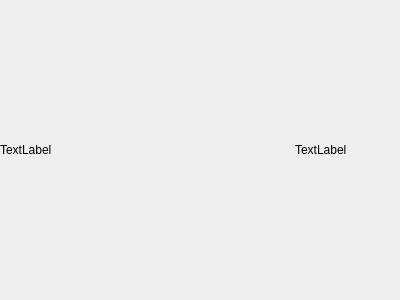
<?xml version="1.0" encoding="UTF-8"?>
<ui version="4.0">
 <class>Form</class>
 <widget class="QWidget" name="Form">
  <property name="geometry">
   <rect>
    <x>0</x>
    <y>0</y>
    <width>400</width>
    <height>300</height>
   </rect>
  </property>
  <property name="windowTitle">
   <string>Form</string>
  </property>
  <layout class="QHBoxLayout" name="horizontalLayout" stretch="1,0,0">
   <property name="leftMargin">
    <number>0</number>
   </property>
   <property name="topMargin">
    <number>0</number>
   </property>
   <property name="rightMargin">
    <number>0</number>
   </property>
   <property name="bottomMargin">
    <number>0</number>
   </property>
   <item>
    <widget class="QLabel" name="identifier">
     <property name="text">
      <string>TextLabel</string>
     </property>
    </widget>
   </item>
   <item>
    <widget class="QLabel" name="calculated">
     <property name="text">
      <string>TextLabel</string>
     </property>
    </widget>
   </item>
   <item>
    <spacer name="horizontalSpacer">
     <property name="orientation">
      <enum>Qt::Horizontal</enum>
     </property>
     <property name="sizeHint" stdset="0">
      <size>
       <width>53</width>
       <height>20</height>
      </size>
     </property>
    </spacer>
   </item>
  </layout>
 </widget>
 <resources/>
 <connections/>
</ui>
